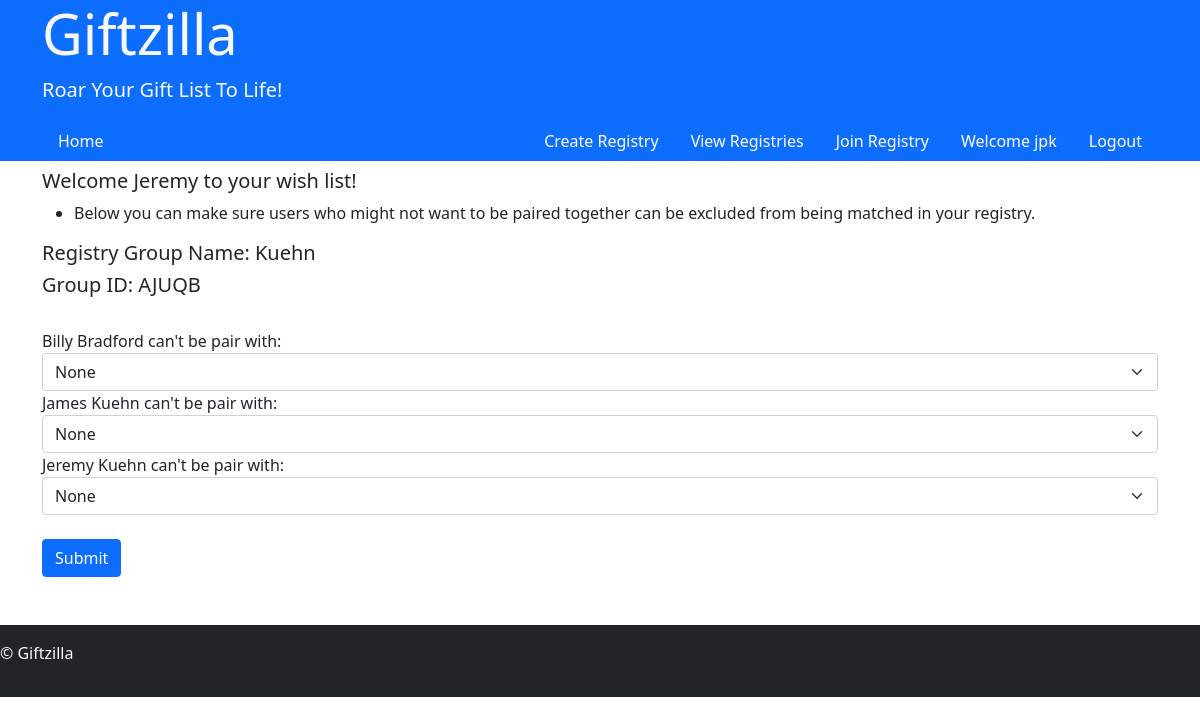
Screenshot of /user/AJUQB/noPairs (signed in) with the database file from the repository.
### register/models.py (models this page shows, shortened)
class User(AbstractUser):
    groups = models.ManyToManyField(
        'auth.Group',
        related_name='web_users',
        blank=True,
        help_text='The groups this user belongs to. A user will get all permissions granted to each of their groups.',
        verbose_name='groups',
    )
    user_permissions = models.ManyToManyField(
        'auth.Permission',
        related_name='web_users',
        blank=True,
        help_text='Specific permissions for this user.',
        verbose_name='user permissions',
    )

### user/models.py (models this page shows, shortened)
class Registry(models.Model):
    regPin = models.CharField(max_length=5)
    admin = models.ForeignKey(User, on_delete=models.CASCADE)
    regName = models.CharField(max_length=25, verbose_name="Registry Group Name:")
    urlNumCap = models.IntegerField(default=5, verbose_name="Max Number Of Gift Request:", blank=True, null=True)
    spendLimit = models.IntegerField(blank=True, null=True, verbose_name="Max Spending Limit:")
    notes = models.TextField(blank=True, null=True, verbose_name="Notes")
    regGroupCap = models.IntegerField(blank=True, null=True, verbose_name="Max Number of Group Participants:")

class giftGroups(models.Model):
    groupPin = models.CharField(max_length=5)
    user = models.ForeignKey(User, on_delete=models.CASCADE)
    registry = models.ForeignKey(Registry, on_delete=models.CASCADE)

### user/views.py (the view)
# urls.py: path("<str:groupPin>/noPairs", views.noPairs, name="noPairs")
@login_required
def noPairs(request, groupPin):
    user = request.user
    groupReg = Registry.objects.get(regPin=groupPin)
    userCount = giftGroups.objects.filter(groupPin=groupPin).count()
    if request.method == "POST":
        noPairForms = []
        for i in range(userCount):
            form = noGiveForm(request.POST, prefix=f'no_pair_{i}')
            noPairForms.append(form)
        try:
            noPair = int(request.POST.get("user_dropdown"))
            if noPair == 0:
                t = noGive.objects.create(user=user, noGift=None, regPin=groupPin)
                t.save()
            else:
                p = User.objects.get(id=noPair)
                t = noGive.objects.create(user=user, noGift=p, regPin=groupPin)
                t.save()
            regUsers = giftGroups.objects.filter(groupPin=groupPin)
            noForm = noGiveForm()
            noForm.fields['noGift'].queryset = regUsers
            return render(request, "user/usernoPairs.html", {
                "message": "Wish list saved.",
                "success":  "success",
                "groupReg": groupReg,
                "user": user,
                "regUsers": regUsers,
                "noGiveForm": noForm,
                })
        except TypeError:
            regUsers = giftGroups.objects.filter(groupPin=groupPin)
            noForm = noGiveForm()
            noForm.fields['noGift'].queryset = regUsers
            noPairForms = []
            for i in range(userCount):
                noPairForms.append(noGiveForm(prefix=f'no_pair_{i}'))
            return render(request, "user/usernoPairs.html", {
            "groupReg": groupReg,
            "user": user,
            "regUsers": regUsers,
            "noGiveForm": noForm,
            "noPairForms": noPairForms,
            "message": "Something went wrong saving your wish list. Please try again."
        })
    else:
        regUsers = giftGroups.objects.filter(groupPin=groupPin)
        noForm = noGiveForm()
        noForm.fields['noGift'].queryset = regUsers
        return render(request, "user/usernopairs.html", {
            "groupReg": groupReg,
            "user": user,
            "regUsers": regUsers,
            "noGiveForm": noForm,
        })

### user/forms.py
class noGiveForm(ModelForm):
    class Meta:
        model = noGive
        fields = "__all__"
        exclude = ["user"]

### giftzilla/templates/user/usernopairs.html (shortened to what this page needs)
{% extends 'layout.html' %}
{% block body %}
<div class="container">
    <h5>Welcome {{ user.first_name }} to your wish list!</h5>
    <ul>
        <li>Below you can make sure users who might not want to be paired together can be excluded from being matched in your registry.</li>
    </ul>
</div>
<div class="container">
    <h5>Registry Group Name: {{ groupReg.regName }}</h5>
    <h5>Group ID: {{ groupReg.regPin }}</h5>
    {% if success %}
    <a class="btn btn-primary" href="{% url 'user:viewWishList' groupPin=groupReg.regPin userID=user.id %}">Edit/View Wish List</a>
    {% else %}
    <form method="post">
        <br>
        {% for user in regUsers %}
            <label for="user_dropdown" value="{{ user.user.id }}">{{ user.user.first_name }} {{ user.user.last_name }} can't be pair with:</label>
            <select name="user_dropdown" id="user_dropdown" class="form-select">
                <option value="0">None</option>
            </select>
        {% endfor %}
        <br>
        <button type="submit" class="btn btn-primary">Submit</button>
    </form>
    {% endif %}
</div>
{% endblock %}

### giftzilla/templates/layout.html (shortened to what this page needs)
<!DOCTYPE html>
<html lang="en">
<head>
    <link href="https://cdn.jsdelivr.net/npm/bootstrap@5.0.2/dist/css/bootstrap.min.css" rel="stylesheet">
</head>
<body>
    <header class="bg-primary text-light">
        <div class="container">
            <h1 class="display-4">Giftzilla</h1>
            <p class="lead">Roar Your Gift List To Life!</p>
            <nav class="d-flex justify-content-between align-items-center">
                <ul class="nav">
                    <li class="nav-item"><a class="nav-link" href="{% url 'index:home' %}">Home</a></li>
                </ul>
                <div>
                    {% if user.is_authenticated %}
                        <ul class="nav">
                            <li class="nav-item"><a class="nav-link" href="{% url 'user:createRegistry' %}">Create Registry</a></li>
                            <li class="nav-item"><a class="nav-link" href="{% url 'user:viewReg' userID=user.id %}">View Registries</a></li>
                            <li class="nav-item"><a class="nav-link" href="{% url 'user:regJoin' userID=user.id %}">Join Registry</a></li>
                            <li class="nav-item">
                                <a class="nav-link" href="{% url 'register:profileView' userID=user.id %}">Welcome {{ user.username }}</a>
                            </li>
                            <li class="nav-item">
                                <a class="nav-link" href="{% url 'register:logout' %}">Logout</a>
                            </li>
                        </ul>
                    {% endif %}
                </div>
            </nav>
        </div>
    </header>
   {% block body %}
   {% endblock %}
    <footer class="bg-dark text-light mt-5 py-3">
        <p>&copy; Giftzilla</p>
    </footer>
</body>
</html>

### giftzilla/templates/layout.html (style rules this page uses)
.nav-link { color: white; }

### rows the page displays
User: username "jpk", first_name "Jeremy"
Registry: regName "Kuehn", regPin "AJUQB"
giftGroups: user.first_name "Billy", user.last_name "Bradford"
giftGroups: user.first_name "James", user.last_name "Kuehn"
giftGroups: user.first_name "Jeremy", user.last_name "Kuehn"
